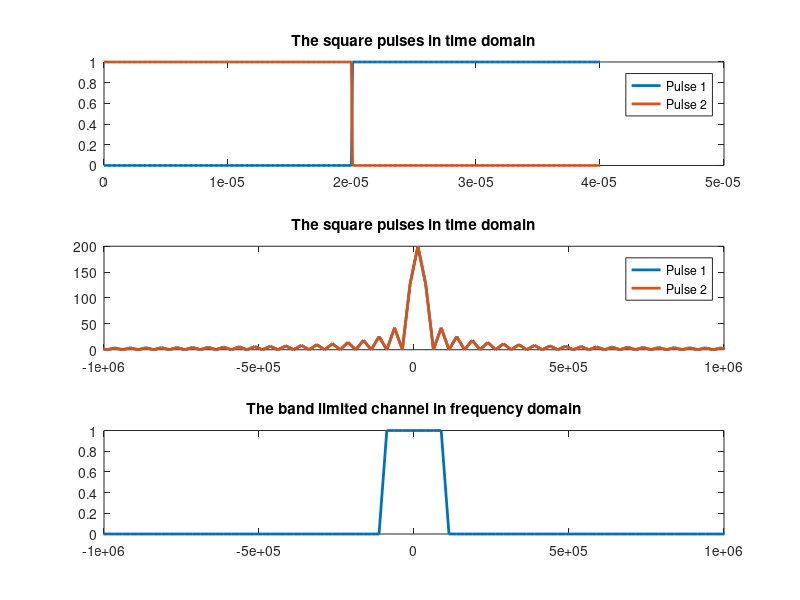
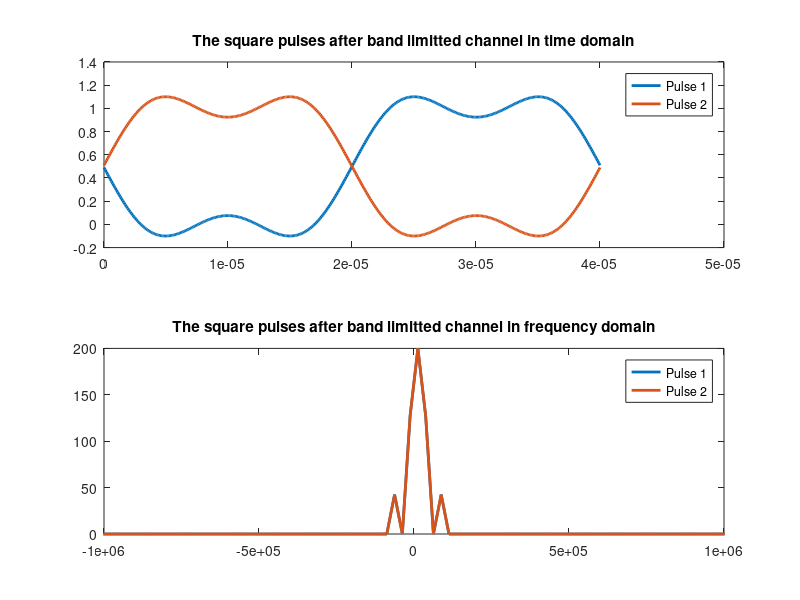
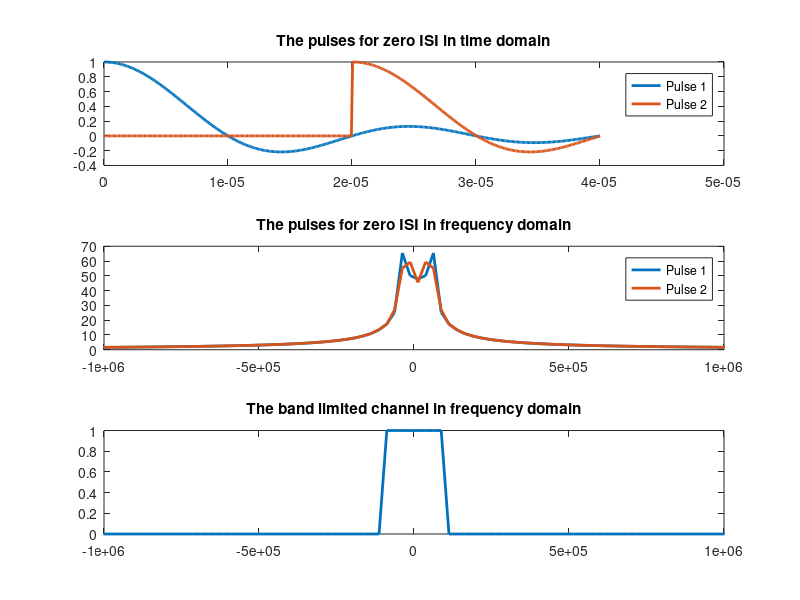
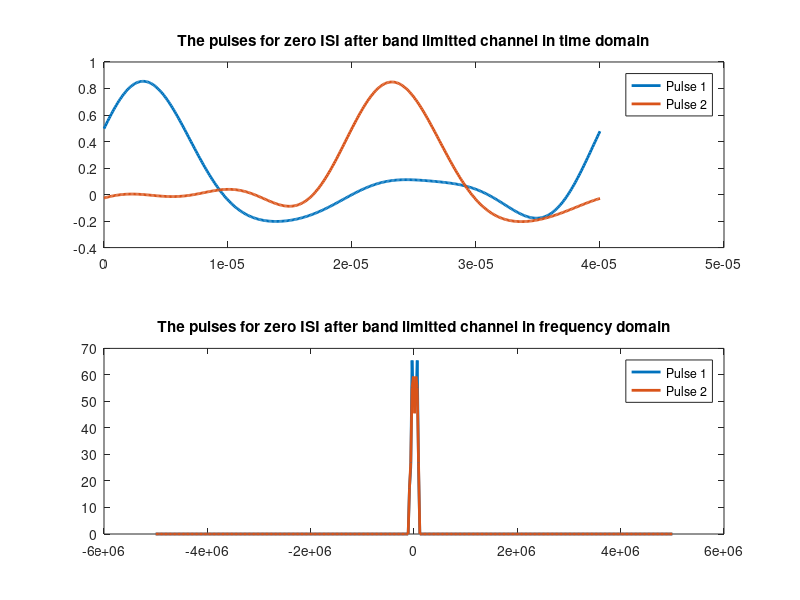

These figures' MATLAB source, in order: (Note: this script raises an error after producing the figures.)
close all
clc
fs = 100*(10^5);
ts = 1/ fs ;
B = 100 * 1000;
T = 2/B;
drtn = T*fs;
drtn = cast(drtn,'uint32');
%all = drtn*2
t_axis = linspace(0,2*T,drtn*2);
f_axis = linspace(-.5*fs ,.5*fs,2*drtn);
%% Generate pulses 
%first pulse 
square1=[zeros(1,drtn) ones(1,drtn)];
%second pulse
square2=[ones(1,drtn) zeros(1,drtn)];

figure;
subplot(3,1,1)
plot(t_axis ,square1,'linewidth',2)
hold on 
plot(t_axis ,square2,'linewidth',2)
title('The square pulses in time domain');
legend('Pulse 1','Pulse 2');
%% Frequancy response of square pulses
square1_freq = fftshift(fft(square1));
square2_freq = fftshift(fft(square2));

subplot(3,1,2)
plot(f_axis,abs(square1_freq),'linewidth',2);
hold on 
plot(f_axis ,abs(square2_freq),'linewidth',2);
xlim([-1000000,1000000])
title('The square pulses in time domain');
legend('Pulse 1','Pulse 2');
%% Band limited channel
%frequency
drtn = cast(drtn,'double');
valueOfOneSample=2*drtn*(ts);
numb_of_zeros = (fs/2- B)*valueOfOneSample;
numb_of_zeros = cast(numb_of_zeros,'uint32');
limited_channel_freq = [zeros( 1, numb_of_zeros) (ones(1,2*drtn-2*numb_of_zeros))  zeros( 1, numb_of_zeros) ];

subplot(3,1,3)
plot(f_axis ,limited_channel_freq,'linewidth',2)
xlim([-1000000,1000000])
title('The band limited channel in frequency domain');
%% Passing the pulses to the the band limitted channel
%time domain
out_square1_freq = square1_freq.* limited_channel_freq ;
out_square2_freq = square2_freq.* limited_channel_freq ;

%frequency domain
out_square1 = real(ifft(ifftshift(out_square1_freq )));
out_square2 = real(ifft(ifftshift(out_square2_freq))) ;

figure;
subplot(2,1,1)
plot(t_axis,out_square1,'linewidth',2);
hold on 
plot(t_axis ,out_square2,'linewidth',2);
title('The square pulses after band limitted channel in time domain');
legend('Pulse 1','Pulse 2');

subplot(2,1,2)
plot(f_axis,abs(out_square1_freq),'linewidth',2);
hold on 
plot(f_axis ,abs(out_square2_freq),'linewidth',2)
xlim([-1000000,1000000])
title('The square pulses after band limitted channel in frequency domain');
legend('Pulse 1','Pulse 2');
%% For zero ISI generating pulses
%sinc or triangle
%time domain
sinc_siganl = sinc((t_axis.*B));
n=length(sinc_siganl);
sinc_siganl1= sinc_siganl;
sinc_siganl2= [zeros(1,200) sinc_siganl(1:n-200) ];

figure;
subplot(3,1,1)
plot(t_axis , sinc_siganl1,'linewidth',2 )
hold on
plot(t_axis , sinc_siganl2,'linewidth',2 )
title('The pulses for zero ISI in time domain');
legend('Pulse 1','Pulse 2');


%frequancy domain
sinc_siganl1_freq = fftshift(fft(sinc_siganl1));
sinc_siganl2_freq = fftshift(fft(sinc_siganl2));

subplot(3,1,2)
plot(f_axis , abs(sinc_siganl1_freq),'linewidth',2 )
hold on
plot(f_axis , abs(sinc_siganl2_freq),'linewidth',2 )
xlim([-1000000,1000000]);
title('The pulses for zero ISI in frequency domain');
legend('Pulse 1','Pulse 2');

subplot(3,1,3)
plot(f_axis ,limited_channel_freq,'linewidth',2)
xlim([-1000000,1000000])
title('The band limited channel in frequency domain');
%% After band channel for zero ISI
%frequency domain
out_sinc_siganl1_freq = sinc_siganl1_freq .* limited_channel_freq;
out_sinc_siganl2_freq = sinc_siganl2_freq .* limited_channel_freq;
%time domain
out_sinc_siganl1 = real(ifft(ifftshift(out_sinc_siganl1_freq )));
out_sinc_siganl2 = real(ifft(ifftshift(out_sinc_siganl2_freq))) ;

figure;
subplot(2,1,1)
plot(t_axis,out_sinc_siganl1,'linewidth',2);
hold on 
plot(t_axis ,out_sinc_siganl2,'linewidth',2);
title('The pulses for zero ISI after band limitted channel in time domain');
legend('Pulse 1','Pulse 2');

subplot(2,1,2)
plot(f_axis,abs(out_sinc_siganl1_freq),'linewidth',2);
hold on 
plot(f_axis ,abs(out_sinc_siganl2_freq),'linewidth',2)
title('The pulses for zero ISI after band limitted channel in frequency domain');
legend('Pulse 1','Pulse 2');
%% Adding additive white gaussian noise to pulses for zero ISI
%time domain
pulse1_noise = Computenoise(out_sinc_siganl1,drtn);
pulse2_noise = Computenoise(out_sinc_siganl2,drtn);

figure;
subplot(2,1,1)
plot(t_axis,pulse1_noise,'linewidth',2);
hold on 
plot(t_axis,pulse2_noise,'linewidth',2);
title('The pulses for zero ISI after band limitted channel with AWGN in time domain');
legend('Pulse 1','Pulse 2');

%frequency domain
pulse1_noise_freq = fftshift(fft(pulse1_noise));
pulse2_noise_freq = fftshift(fft(pulse2_noise));

subplot(2,1,2)
plot(f_axis,abs(pulse1_noise_freq),'linewidth',2);
hold on 
plot(f_axis,abs(pulse2_noise_freq),'linewidth',2);
xlim([-10^6,10^6]);
title('The pulses for zero ISI after band limitted channel with AWGN in frequency domain');
legend('Pulse 1','Pulse 2');
%% Computing BER
%BER for the pulses with zero ISI
fprintf('BER for the pulses with zero ISI is : ');
AWGN_out3 = out(pulse1_noise,drtn);
AWGN_out4 = out(pulse2_noise,drtn);
BER_pulse1 = ComputeBER(AWGN_out3,sinc_siganl1)
BER_pulse2 = ComputeBER(AWGN_out4,sinc_siganl2)